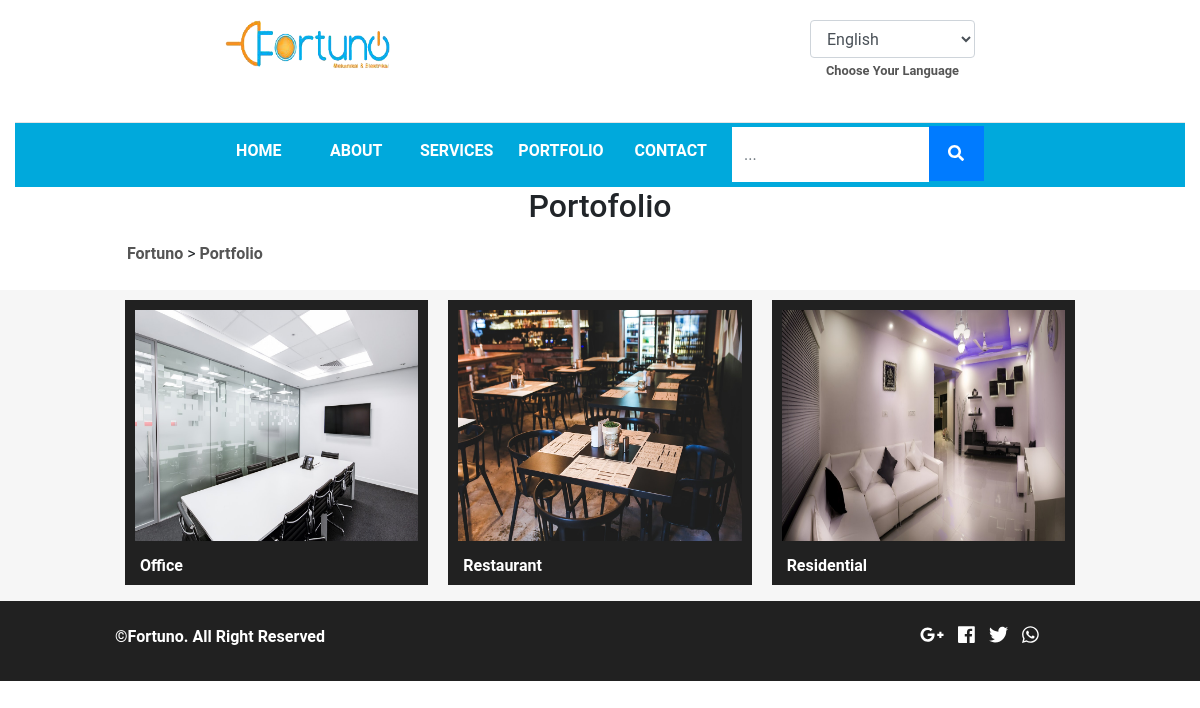
Page /index.php/portfolio on the committed database.
### tables this page shows
CREATE TABLE `fortu_catporto` (
  `catporto_id` int(11) NOT NULL,
  `catporto_name` varchar(255) NOT NULL,
  `catporto_name_en` varchar(255) NOT NULL,
  `catporto_desc` text NOT NULL,
  `catporto_desc_en` text NOT NULL,
  `catporto_pub` enum('88','99') NOT NULL,
  `catporto_link` varchar(255) NOT NULL
);

CREATE TABLE `fortu_image` (
  `image_id` int(11) NOT NULL,
  `parent_id` int(11) NOT NULL,
  `image_parent_name` varchar(255) NOT NULL,
  `image_name` varchar(255) NOT NULL,
  `image_seq` tinyint(4) NOT NULL
);

### application/views/index.php (called while the page is built, shortened)
<?php
$this->load->view('component/top', isset($top) ? $top : 0);
$this->load->view('component/header', isset($header) ? $header : 0);
$this->load->view($content, isset($component) ? $component : 0);

### application/controllers/Portfolio.php (called while the page is built, shortened)
<?php
  class Portfolio extends Frontend_Controller
  {
    function __construct() {
      parent::__construct();
      $this->data['top'] = 'portfolio';
      $this->data['bottom'] = 'portfolio';
      $this->data['header']['portfolio'] = 'portfolio';
    }
    function index() {
      $this->data['portofolio'] = $this->portofolio_model->get_portofolio(array('image_parent_name' => 'portofolio', 'image_seq' => 0));
      $this->data['catporto'] = $this->catporto_model->get_category(array('image_parent_name' => 'catporto'), NULL, NULL, NULL, array('catporto_name', 'catporto_name_en', 'catporto_link','image_name'));
      $this->data['content'] = 'pages/portfolio';
      $this->load->view('index', $this->data);
    }
  }
 ?>

### index.php (called while the page is built, shortened)
<?php
require_once BASEPATH.'core/CodeIgniter.php';

### application/core/MY_Model.php (called while the page is built, shortened)
<?php
class MY_Model extends CI_Model
{
	protected $_table_name;
	protected $_order_by;
	protected $_order_by_type;
	protected $_primary_filter = 'intval';
	protected $_primary_key;
	public function get($id = NULL, $single = FALSE)
	{
		if ($id != NULL) {
			$filter = $this->_primary_filter;
			$id = $filter($id);
			$this->db->where($this->_primary_key, $id);
			$method = 'row';
		}
		elseif ($single == TRUE) {
			$method = 'row';
		}
		else {
			$method = 'result';
		}
		if ($this->_order_by_type) {
			$this->db->order_by($this->_order_by, $this->_order_by_type);
		}
		else {
			$this->db->order_by($this->_order_by);
		}
		return $this->db->get('{PRE}'.$this->_table_name)->$method();
	}
	public function get_by($where = NULL, $limit = NULL, $offset = NULL, $single = FALSE, $select = NULL)
	{
		if ($select != NULL) {
			$this->db->select($select);
		}
		if ($where != NULL) {
			$this->db->where($where);
		}
		if (($limit) && ($offset)) {
			$this->db->limit($limit, $offset);
		}
		elseif (($limit)) {
			$this->db->limit($limit);
		}
		return $this->get(NULL, $single);
	}
	public function count($where = NULL)
	{
		if ($where) {
			$this->db->where($where);
		}
		$this->db->from('{PRE}'.$this->_table_name);
		return $this->db->count_all_results();
	}
}

### application/core/MY_Controller.php (called while the page is built, shortened)
<?php
class Frontend_Controller extends MY_Controller
{
	public function __construct()
	{
		if (empty($this->data['uri_1'])) {
			$this->data['metadata_site'] = $this->site_model->get(1);
		}
		else {
			$count_seo = $this->seo_model->count(array('seo_page' => $this->data['uri_1']));
			if ($count_seo > 0) {
				$this->data['metadata_seo'] = $this->seo_model->get_by(array('seo_page' => $this->data['uri_1']), 1, NULL, TRUE);
			}
			else {
				$this->data['metadata_site'] = $this->site_model->get(1);
			}
		}
	}
}

### application/models/Catporto_model.php (called while the page is built, shortened)
<?php
class Catporto_model extends MY_Model
{
	public function get_category($where = NULL, $limit = NULL, $offset= NULL, $single=FALSE, $select=NULL, $like = NULL, $order = NULL)
	{
		return parent::get_by($where,$limit,$offset,$single,$select);
	}
}

### application/views/pages/portfolio.php (the view, shortened to what this page needs)
<div class="text-center">
  <p class="h2">Portofolio</p>
  <div class="row services-gap text-left">
    <div class="col-md-1"></div>
    <div class="col-md-11">
      <?php $link_nav_jadul =  substr(base_url(), 0, -1); ?>
      &nbsp;&nbsp;&nbsp;<a href="<?=$link_nav_jadul;?>/">Fortuno</a>
      <?php foreach ($this->uri->segments as  $value) {
        ?> > <a href="<?=$link_nav_jadul .= '/'. $value;?>"> <?=ucwords($value);?></a>  <?php
      }  ?>
    </div>
  </div> <br>
</div>
<div class="row gallery-portfolio">
  <div class="col-md-1"></div>
  <div class="col-md-10">
    <?php $count = 0; $j=0; $length_data = count($portofolio)-1; ?>
    <?php foreach ($catporto as $catport) {
      $catport_name = cekBahasa('catporto_name');
      if (!$count++) { ?> <div class="row gallery-portfolio-cover"> <?php } ?>
        <div class="col-md-4 img-container gapps">
          <a class="position-relative" href="<?=site_url("portfolio/$catport->catporto_link")?>">
            <img src="<?=base_url();?>uploads/img/catporto/<?=$catport->image_name?>" alt="">
            <p class="h6"><strong><?=$catport->$catport_name?></strong></p>
          </a>
        </div>
      <?php if ($count === 3 || $length_data === $j) { $count = 0; ?> </div> <?php }
      $j++;
      }
    ?>
  </div>
  <div class="col-md-1"></div>
</div>

### rows in the picture
fortu_catporto: fortu_image.image_name (picture), catport_name "Office"
fortu_catporto: fortu_image.image_name (picture), catport_name "Restaurant"
fortu_catporto: fortu_image.image_name (picture), catport_name "Residential"

### other values in the picture
$value "Portfolio"
